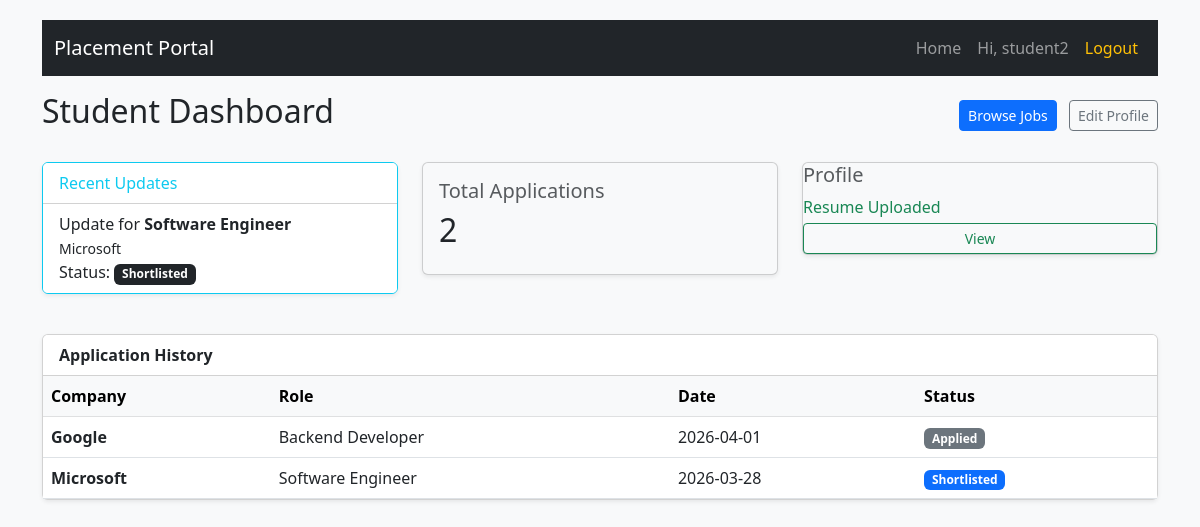
The page /student (signed in) on the database its author committed.
### application/database/models.py (models this page shows)
class User(db.Model, UserMixin):
    __tablename__ = 'user'
    id = db.Column(db.Integer, primary_key=True)
    username = db.Column(db.String(50), unique=True, nullable=False)
    hashedpassword = db.Column(db.String(length = 128), nullable=False)
    role = db.Column(db.String(20), nullable=False) # can be 'admin', 'company', 'student'
    status = db.Column(db.Boolean, default=True) # for blacklisitng purposes
    student_profile = db.relationship('Student', backref='user', uselist=False, cascade="all, delete-orphan")
    company_profile = db.relationship('Company', backref='user', uselist=False, cascade="all, delete-orphan")

class Application(db.Model):
    __tablename__ = 'application'
    id = db.Column(db.Integer, primary_key=True)
    student_id = db.Column(db.Integer, db.ForeignKey('student.id'), nullable=False)
    job_id = db.Column(db.Integer, db.ForeignKey('placements.id'), nullable=False)
    status = db.Column(db.String(20), default='Applied', nullable=False)
    date = db.Column(db.DateTime, default=datetime.now)
    __table_args__ = (
        db.UniqueConstraint('student_id', 'job_id', name='unique_student_job_application'),
    )

class Placements(db.Model):
    __tablename__ = 'placements'
    id = db.Column(db.Integer, primary_key=True)
    company_id = db.Column(db.Integer, db.ForeignKey('company.id'), nullable=False)
    title = db.Column(db.String(100), nullable=False)
    description = db.Column(db.Text, nullable=False)
    reqSkills = db.Column(db.Text)
    experience = db.Column(db.String(50))
    salary = db.Column(db.String(50))
    deadline = db.Column(db.DateTime)
    website = db.Column(db.String(255))
    is_rejected = db.Column(db.Boolean, default=False)
    status = db.Column(db.Boolean, default=True) # Company can close the drive
    admin_approval = db.Column(db.Boolean, default=False) # Admin approves the drive
    applications = db.relationship('Application', backref='placements', lazy=True, cascade="all, delete-orphan")

class Company(db.Model):
    __tablename__ = 'company'
    id = db.Column(db.Integer, primary_key=True)
    user_id = db.Column(db.Integer, db.ForeignKey('user.id'), unique=True, nullable=False)
    company_name = db.Column(db.String(100), nullable=False)
    industry = db.Column(db.String(100),nullable = False)
    HRcontact = db.Column(db.String(10),nullable = False)
    approval = db.Column(db.Boolean, default=False) # Approval of the Admin for the company
    drives = db.relationship('Placements', backref='company', lazy=True, cascade="all, delete-orphan")

### application/student_mgmt.py (the view)
@app.route('/student')
@login_required
@role_required('student')
def student_dashboard():
    student = models.Student.query.filter_by(user_id=current_user.id).first()
    appns = models.Application.query.filter_by(student_id=student.id).order_by(models.Application.date.desc()).all()
    notifs = [app for app in appns if app.status != 'Applied']
    return render_template('student.html', student=student, applications=appns, notifications=notifs)

### application/__init__.py (called while the page is built)
@login_manager.user_loader
def load_user(user_id):
    return models.User.query.get(int(user_id))

def role_required(*roles):
    def wrapper(fn):
        @wraps(fn)
        def decorated_view(*args,**kwargs):
            if not current_user.is_authenticated:
                return login_manager.unauthorized()
            if current_user.role not in roles:
                flash("You do not have permission to access this page", "danger")
                return redirect(url_for('login'))
            return fn(*args , **kwargs)
        return decorated_view
    return wrapper

### application/templates/student.html (shortened to what this page needs)
{% extends "base.html" %}
{% block content %}
<div class="d-flex justify-content-between mb-4 align-items-center">
    <h2>Student Dashboard</h2>
    <div>
        <a href="{{url_for('job_board')}}" class="btn btn-primary btn-sm me-2">Browse Jobs</a>
        <a href="{{ url_for('student_profile')}}" class="btn btn-outline-secondary btn-sm">Edit Profile</a>
    </div>
</div>
<div class="row mb-4">
    <div class="col-md-4">
        <div class="card shadow-sm border-info mb-3">
            <div class="card-header bg-white text-info">
                Recent Updates
            </div>
            <ul class="list-group list-group-flush">
                {% if notifications %}
                    {% for app in notifications %}
                        <li class="list-group-item">
                            Update for <b>{{app.placements.title}}</b> <br>
                            <small>
                                {{app.placements.company.company_name}}
                            </small>
                            <br>
                            Status:
                            <span class="badge bg-dark">
                                {{app.status}}
                            </span>
                        </li>
                    {% endfor %}
                {% else %}
                    <li class="list-group-item text-muted">
                        No updates
                    </li>
                {% endif %}
            </ul>
        </div>
    </div>
    <div class="col-md-8">
        <div class="row">
            <div class="col-sm-6 mb-2">
                <div class="card bg-light shadow-sm">
                    <div class="card-body">
                        <h5 class="text-muted">Total Applications</h5>
                        <h2>{{applications|length}}</h2>
                    </div>
                </div>
            </div>
            <div class="col-sm-6 mb-2">
                <div class="card bg-light shadow-sm"
                    <div class="card-body">
                        <h5 class="text-muted">Profile</h5>
                        {% if student.resume %}
                            <p class="text-success mb-1">
                                Resume Uploaded
                            </p>
                            <a href="{{url_for('static', filename='uploads/resumes/'~ student.resume)}}"
                               target="_blank"
                               class="btn btn-sm btn-outline-success">
                            View</a>
                        {% endif %}
                    </div>
                </div>
            </div>
        </div>
    </div>
</div>
<div class="card shadow-sm">
    <div class="card-header bg-white">
        <b>Application History</b>
    </div>
    <div class="table-responsive">
        <table class="table table-hover mb-0">
            <thead class="table-light">
                <tr>
                    <th>Company</th>
                    <th>Role</th>
                    <th>Date</th>
                    <th>Status</th>
                </tr>
            </thead>
            <tbody>
                {% for app in applications %}
                <tr>
                    <td>
                        <b>{{ app.placements.company.company_name }}</b>
                    </td>
                    <td>{{ app.placements.title }}</td>
                    <td>
                        {{ app.date.strftime('%Y-%m-%d') }}
                    </td>
                    <td>
                        {% set status_colors = {
                            'Applied': 'secondary',
                            'Shortlisted': 'primary',
                            'Interview': 'info',
                            'Selected': 'success',
                            'Rejected': 'danger'
                        } %}
                        <span class="badge bg-{{ status_colors[app.status] }}">
                            {{ app.status }}
                        </span>
                    </td>
                </tr>
                {% else %}
                <tr>
                    <td colspan="4" class="text-center text-muted py-3">
                        No applications yet
                    </td>
                </tr>
                {% endfor %}
            </tbody>
        </table>
    </div>
</div>
{% endblock %}

### application/templates/base.html (shortened to what this page needs)
<!DOCTYPE html>
<html lang="en">
<head>
    <link href="https://cdn.jsdelivr.net/npm/bootstrap@5.3.0/dist/css/bootstrap.min.css" rel="stylesheet">
</head>
<body>
<div class="container">
    <nav class="navbar navbar-expand-lg navbar-dark bg-dark mb-3">
        <div class="container-fluid">
            <a class="navbar-brand" href="{{ url_for('home') }}">Placement Portal</a>
            <div class="collapse navbar-collapse" id="navBar">
                <ul class="navbar-nav ms-auto">
                    <li class="nav-item">
                        <a class="nav-link" href="{{ url_for('home') }}">Home</a>
                    </li>
                    {% if current_user.is_authenticated %}
                        <li class="nav-item">
                            <span class="nav-link">Hi, {{ current_user.username }}</span>
                        </li>
                        <li class="nav-item">
                            <a class="nav-link text-warning" href="{{ url_for('logout') }}">Logout</a>
                        </li>
                    {% endif %}
                </ul>
            </div>
        </div>
    </nav>
    <div>
        {% block content %}{% endblock %}
    </div>
</body>
</html>

### application/templates/base.html (style rules this page uses)
body { padding-top: 20px; background-color: #f8f9fa; }

### rows shown on the page
User: username "student2"
Application: placements "Software Engineer", placements.company.company_name "Microsoft", status "Shortlisted", date "2026-03-28"
Application: placements.company.company_name "Google", placements "Backend Developer", date "2026-04-01", status "Applied"

### other values the page prints
{{ applications|length }} "2"
